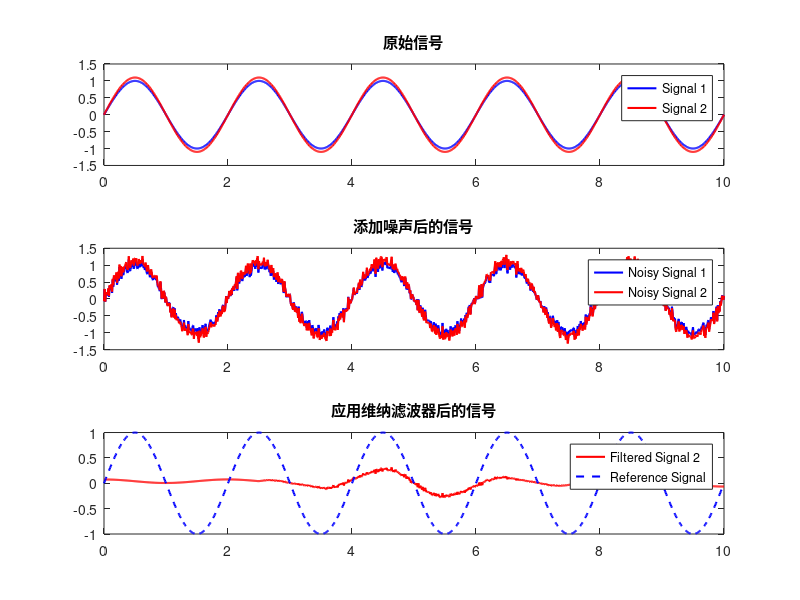
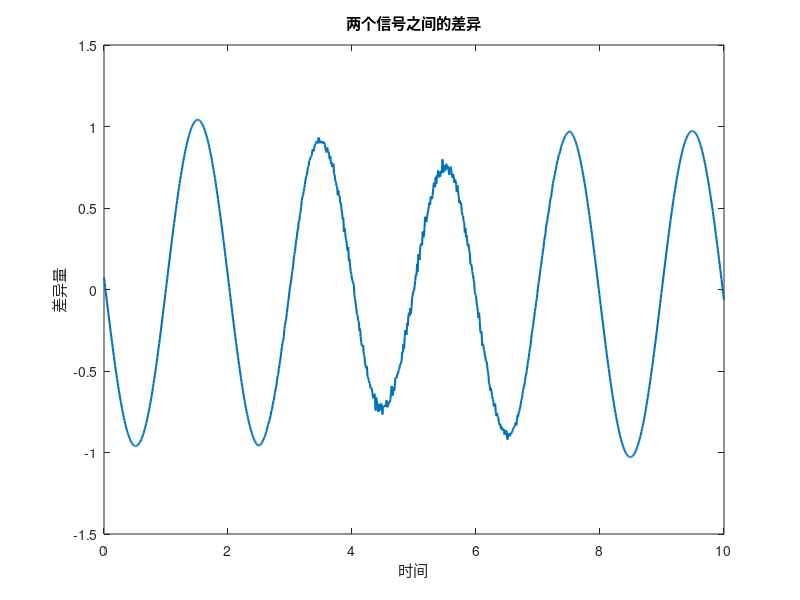

The MATLAB source for these figures, in order:
% 生成两个稍有不同的信号
t = 0:0.01:10;
signal1 = sin(2*pi*0.5*t); % 第一个信号
signal2 = sin(2*pi*0.5*t)+0.1*sin(2*pi*0.5*t); % 第二个信号，相对于第一个信号相位差为pi/4

% 添加高斯白噪声到信号中
noise = 0.1*randn(size(t));
noisy_signal1 = signal1 + noise;
noisy_signal2 = signal2 + noise;

% 设计维纳滤波器
reference_signal = signal1;
filtered_signal1 = wiener2(noisy_signal1);
filtered_signal2 = wiener2(noisy_signal2, size(reference_signal));

% 计算两个信号之间的差异量
difference = filtered_signal2 - reference_signal;

% 绘制结果
figure;
subplot(3,1,1);
plot(t, signal1, 'b', 'LineWidth', 1.5);
hold on;
plot(t, signal2, 'r', 'LineWidth', 1.5);
title('原始信号');
legend('Signal 1', 'Signal 2');
subplot(3,1,2);
plot(t, noisy_signal1, 'b', 'LineWidth', 1.5);
hold on;
plot(t, noisy_signal2, 'r', 'LineWidth', 1.5);
title('添加噪声后的信号');
legend('Noisy Signal 1', 'Noisy Signal 2');
subplot(3,1,3);
plot(t, filtered_signal2, 'r', 'LineWidth', 1.5);
hold on;
plot(t, reference_signal, 'b--', 'LineWidth', 1.5);
title('应用维纳滤波器后的信号');
legend('Filtered Signal 2', 'Reference Signal');

figure;
plot(t, difference, 'LineWidth', 1.5);
title('两个信号之间的差异');
xlabel('时间');
ylabel('差异量');
